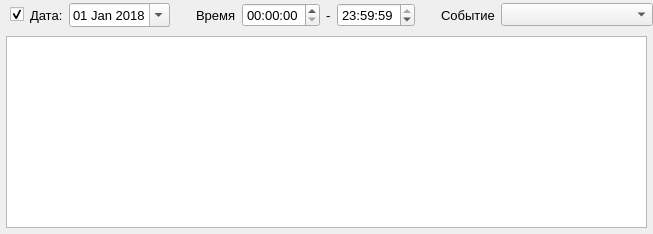
        <widget class="QWidget" name="wgtEvents" native="true">
         <property name="sizePolicy">
          <sizepolicy hsizetype="Preferred" vsizetype="MinimumExpanding">
           <horstretch>0</horstretch>
           <verstretch>0</verstretch>
          </sizepolicy>
         </property>
         <layout class="QVBoxLayout" name="verticalLayout_6">
          <property name="spacing">
           <number>0</number>
          </property>
          <property name="leftMargin">
           <number>0</number>
          </property>
          <property name="topMargin">
           <number>0</number>
          </property>
          <property name="rightMargin">
           <number>0</number>
          </property>
          <property name="bottomMargin">
           <number>0</number>
          </property>
          <item>
           <widget class="QWidget" name="wgtEventFilter" native="true">
            <property name="sizePolicy">
             <sizepolicy hsizetype="Preferred" vsizetype="Fixed">
              <horstretch>0</horstretch>
              <verstretch>0</verstretch>
             </sizepolicy>
            </property>
            <property name="minimumSize">
             <size>
              <width>0</width>
              <height>30</height>
             </size>
            </property>
            <property name="styleSheet">
             <string notr="true"/>
            </property>
            <layout class="QHBoxLayout" name="layoutEventFilter">
             <property name="spacing">
              <number>6</number>
             </property>
             <property name="leftMargin">
              <number>10</number>
             </property>
             <property name="topMargin">
              <number>0</number>
             </property>
             <property name="rightMargin">
              <number>0</number>
             </property>
             <property name="bottomMargin">
              <number>0</number>
             </property>
             <item>
              <widget class="QCheckBox" name="chkEventFilter">
               <property name="text">
                <string/>
               </property>
               <property name="checked">
                <bool>true</bool>
               </property>
              </widget>
             </item>
             <item>
              <widget class="QLabel" name="label_8">
               <property name="enabled">
                <bool>true</bool>
               </property>
               <property name="sizePolicy">
                <sizepolicy hsizetype="Fixed" vsizetype="Preferred">
                 <horstretch>0</horstretch>
                 <verstretch>0</verstretch>
                </sizepolicy>
               </property>
               <property name="font">
                <font>
                 <pointsize>10</pointsize>
                </font>
               </property>
               <property name="text">
                <string>Дата:</string>
               </property>
               <property name="margin">
                <number>0</number>
               </property>
               <property name="indent">
                <number>0</number>
               </property>
              </widget>
             </item>
             <item>
              <widget class="QDateEdit" name="deFilterDate">
               <property name="sizePolicy">
                <sizepolicy hsizetype="Fixed" vsizetype="Fixed">
                 <horstretch>0</horstretch>
                 <verstretch>0</verstretch>
                </sizepolicy>
               </property>
               <property name="minimumSize">
                <size>
                 <width>100</width>
                 <height>22</height>
                </size>
               </property>
               <property name="font">
                <font>
                 <pointsize>10</pointsize>
                </font>
               </property>
               <property name="styleSheet">
                <string notr="true"/>
               </property>
               <property name="currentSection">
                <enum>QDateTimeEdit::DaySection</enum>
               </property>
               <property name="displayFormat">
                <string>dd MMM yyyy</string>
               </property>
               <property name="calendarPopup">
                <bool>true</bool>
               </property>
               <property name="date">
                <date>
                 <year>2018</year>
                 <month>1</month>
                 <day>1</day>
                </date>
               </property>
              </widget>
             </item>
             <item>
              <spacer name="horizontalSpacer_4">
               <property name="orientation">
                <enum>Qt::Horizontal</enum>
               </property>
               <property name="sizeHint" stdset="0">
                <size>
                 <width>20</width>
                 <height>20</height>
                </size>
               </property>
              </spacer>
             </item>
             <item>
              <widget class="QLabel" name="label_9">
               <property name="font">
                <font>
                 <pointsize>10</pointsize>
                </font>
               </property>
               <property name="text">
                <string>Время</string>
               </property>
              </widget>
             </item>
             <item>
              <widget class="QTimeEdit" name="teFilterTimeFrom">
               <property name="font">
                <font>
                 <pointsize>10</pointsize>
                </font>
               </property>
               <property name="styleSheet">
                <string notr="true"/>
               </property>
               <property name="showGroupSeparator" stdset="0">
                <bool>false</bool>
               </property>
               <property name="minimumTime">
                <time>
                 <hour>0</hour>
                 <minute>0</minute>
                 <second>0</second>
                </time>
               </property>
               <property name="displayFormat">
                <string>HH:mm:ss</string>
               </property>
               <property name="time">
                <time>
                 <hour>0</hour>
                 <minute>0</minute>
                 <second>0</second>
                </time>
               </property>
              </widget>
             </item>
             <item>
              <widget class="QLabel" name="label_10">
               <property name="sizePolicy">
                <sizepolicy hsizetype="Maximum" vsizetype="Preferred">
                 <horstretch>0</horstretch>
                 <verstretch>0</verstretch>
                </sizepolicy>
               </property>
               <property name="minimumSize">
                <size>
                 <width>3</width>
                 <height>0</height>
                </size>
               </property>
               <property name="font">
                <font>
                 <pointsize>10</pointsize>
                </font>
               </property>
               <property name="text">
                <string>-</string>
               </property>
              </widget>
             </item>
             <item>
              <widget class="QTimeEdit" name="teFilterTimeTo">
               <property name="font">
                <font>
                 <pointsize>10</pointsize>
                </font>
               </property>
               <property name="styleSheet">
                <string notr="true"/>
               </property>
               <property name="dateTime">
                <datetime>
                 <hour>23</hour>
                 <minute>59</minute>
                 <second>59</second>
                 <year>2000</year>
                 <month>1</month>
                 <day>1</day>
                </datetime>
               </property>
               <property name="displayFormat">
                <string>HH:mm:ss</string>
               </property>
              </widget>
             </item>
             <item>
              <spacer name="horizontalSpacer_5">
               <property name="orientation">
                <enum>Qt::Horizontal</enum>
               </property>
               <property name="sizeHint" stdset="0">
                <size>
                 <width>20</width>
                 <height>20</height>
                </size>
               </property>
              </spacer>
             </item>
             <item>
              <widget class="QLabel" name="label_11">
               <property name="font">
                <font>
                 <pointsize>10</pointsize>
                </font>
               </property>
               <property name="text">
                <string>Событие</string>
               </property>
              </widget>
             </item>
             <item>
              <widget class="QComboBox" name="cbFilterEventType">
               <property name="minimumSize">
                <size>
                 <width>152</width>
                 <height>20</height>
                </size>
               </property>
               <property name="font">
                <font>
                 <pointsize>10</pointsize>
                </font>
               </property>
              </widget>
             </item>
            </layout>
           </widget>
          </item>
          <item>
           <layout class="QVBoxLayout" name="layoutEventTable" stretch="0">
            <property name="spacing">
             <number>0</number>
            </property>
            <property name="leftMargin">
             <number>6</number>
            </property>
            <property name="topMargin">
             <number>6</number>
            </property>
            <property name="rightMargin">
             <number>6</number>
            </property>
            <property name="bottomMargin">
             <number>6</number>
            </property>
            <item>
             <widget class="QTableView" name="tvEvents">
              <property name="sizePolicy">
               <sizepolicy hsizetype="Expanding" vsizetype="Expanding">
                <horstretch>0</horstretch>
                <verstretch>0</verstretch>
               </sizepolicy>
              </property>
             </widget>
            </item>
           </layout>
          </item>
         </layout>
        </widget>
